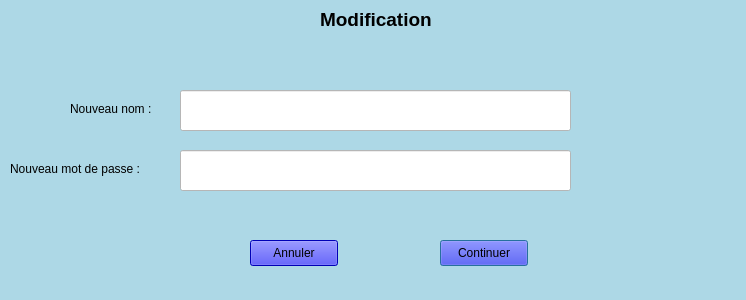
<?xml version="1.0" encoding="UTF-8"?>
<ui version="4.0">
 <class>Modification</class>
 <widget class="QDialog" name="Modification">
  <property name="geometry">
   <rect>
    <x>0</x>
    <y>0</y>
    <width>746</width>
    <height>300</height>
   </rect>
  </property>
  <property name="windowTitle">
   <string>Dialog</string>
  </property>
  <property name="styleSheet">
   <string notr="true">background-color: lightblue;</string>
  </property>
  <widget class="QLabel" name="texte">
   <property name="geometry">
    <rect>
     <x>320</x>
     <y>10</y>
     <width>120</width>
     <height>18</height>
    </rect>
   </property>
   <property name="font">
    <font>
     <pointsize>14</pointsize>
     <bold>true</bold>
    </font>
   </property>
   <property name="text">
    <string>Modification</string>
   </property>
  </widget>
  <widget class="QLabel" name="textenom">
   <property name="geometry">
    <rect>
     <x>70</x>
     <y>100</y>
     <width>115</width>
     <height>18</height>
    </rect>
   </property>
   <property name="text">
    <string>Nouveau nom :</string>
   </property>
  </widget>
  <widget class="QLabel" name="textemdp">
   <property name="geometry">
    <rect>
     <x>10</x>
     <y>160</y>
     <width>160</width>
     <height>18</height>
    </rect>
   </property>
   <property name="text">
    <string>Nouveau mot de passe :</string>
   </property>
  </widget>
  <widget class="QLineEdit" name="nouveau_nom">
   <property name="geometry">
    <rect>
     <x>180</x>
     <y>90</y>
     <width>391</width>
     <height>41</height>
    </rect>
   </property>
   <property name="styleSheet">
    <string notr="true">background-color: white;</string>
   </property>
  </widget>
  <widget class="QLineEdit" name="nouveau_mdp">
   <property name="geometry">
    <rect>
     <x>180</x>
     <y>150</y>
     <width>391</width>
     <height>41</height>
    </rect>
   </property>
   <property name="styleSheet">
    <string notr="true">background-color: white;</string>
   </property>
  </widget>
  <widget class="QPushButton" name="continuer">
   <property name="geometry">
    <rect>
     <x>440</x>
     <y>240</y>
     <width>88</width>
     <height>26</height>
    </rect>
   </property>
   <property name="styleSheet">
    <string notr="true">background-color: blue;</string>
   </property>
   <property name="text">
    <string>Continuer</string>
   </property>
  </widget>
  <widget class="QPushButton" name="annuler">
   <property name="geometry">
    <rect>
     <x>250</x>
     <y>240</y>
     <width>88</width>
     <height>26</height>
    </rect>
   </property>
   <property name="styleSheet">
    <string notr="true">background-color: blue;</string>
   </property>
   <property name="text">
    <string>Annuler</string>
   </property>
  </widget>
 </widget>
 <resources/>
 <connections/>
</ui>
